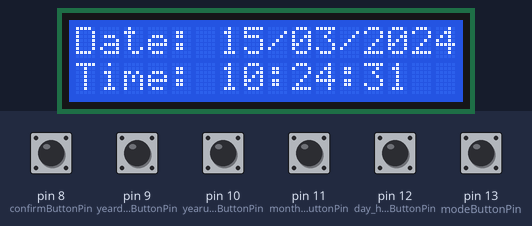
This sketch was run on a simulated Arduino Uno, built with avr-gcc and run on an emulated ATmega328P. On the bench: 16×2 character LCD. Wiring (from diagram.json): DS1307 clock at I2C address 0x68. The inputs (shaded band) are chosen by the test bench; at power-on: pin 8 (confirmButtonPin), pin 9 (yeardown_alarmButtonPin), pin 10 (yearup_secondButtonPin), pin 11 (month_minuteButtonPin), pin 12 (day_hourButtonPin), pin 13 (modeButtonPin) HIGH. The local clock reads 2024-03-15 10:24:30 at power-on unless the sketch sets it.

Above: at 1.2 s.
1.3 s: pin 13 (modeButtonPin) pulled LOW for 0.15 s
At 1.9 s:
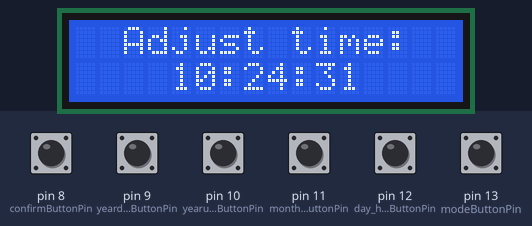
2.9 s: pin 8 (confirmButtonPin) pulled LOW for 0.15 s
At 3.8 s:
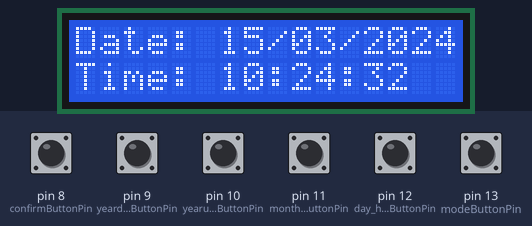
4.5 s: pin 13 (modeButtonPin) pulled LOW for 1 s
At 5.4 s:
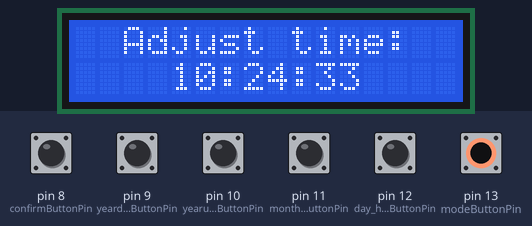
7.0 s: pin 13 (modeButtonPin) pulled LOW for 0.15 s
At 7.9 s:
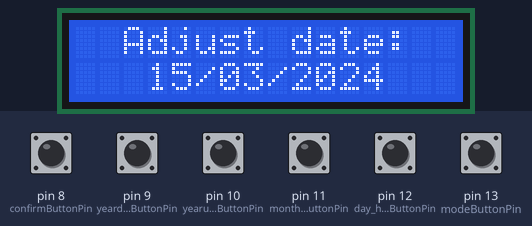
8.6 s: pin 13 (modeButtonPin) pulled LOW for 0.15 s
At 9.2 s:
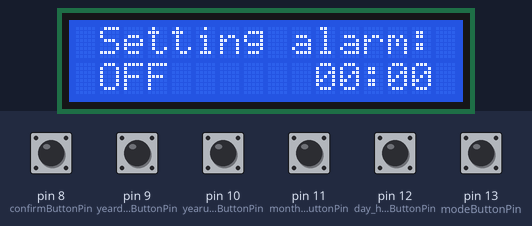
10.2 s: pin 11 (month_minuteButtonPin) pulled LOW for 0.15 s
At 10.5 s:
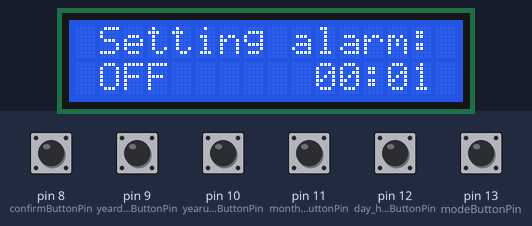
Timing chart, 0 to 12.8 s (numbered marks = the images above; inputs shaded):
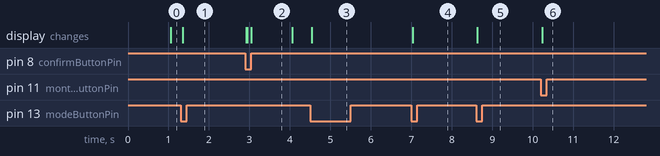

The sketch:

sketch.ino
```cpp
#include <Wire.h>
#include <LiquidCrystal_I2C.h>
const byte rtcDS1307 = 0x68; // địa chỉ mặc địch của DS1307 trong I2C
LiquidCrystal_I2C lcd(0x27,16,2);
const int modeButtonPin = 13; // Nút nhấn thay đổi chế độ nối với chân 13 của arduino
const int day_hourButtonPin = 12; // Nút nhấn tăng ngày/giờ nối với chân 12 của arduino
const int month_minuteButtonPin = 11; // Nút nhấn tăng tháng/phút nối với chân 11 của arduino
const int yearup_secondButtonPin = 10; // Nút nhấn tăng năm/giây nối với chân 10 của arduino
const int yeardown_alarmButtonPin = 9; // Nút nhấn giảm năm/bật tắt báo thức nối với chân 9 của arduino
const int confirmButtonPin = 8; // Nút nhấn hoàn tất điều chỉnh nối với chân 8 của arduino
const int buzzerPin = 7; // Buzzer nối với chân 7 của arduino
int second, minute, hour, day, month, year;
int alarm_hour = 0, alarm_minute = 0, alarm_state = 0;
int temp_hour,temp_minute,temp_state;
int mode = 0;
// trạng thái gần nhất của các chân nối với các nút bấm
int prev_modeButtonValue = HIGH;
int prev_day_hourButtonValue = HIGH;
int prev_month_minuteButtonValue = HIGH;
int prev_yearup_secondButtonValue = HIGH;
int prev_yeardown_alarmButtonValue = HIGH;
int prev_confirmButtonValue = HIGH;
int finishAlarm = 0;

int bcd2dec(byte num);
void readDS1307();
void setTimeRTC(int _second,int _minute,int _hour);
void setDateRTC(int _day,int _month,int _year);
void displayLCDCurrentTime();
void displayLCDDateAdjusted();
void displayLCDTimeAdjusted();
void displayLCDAlarmSetting();
void setAlarm();

void setup() {
  Wire.begin();
  lcd.init();
  lcd.backlight();
  pinMode(modeButtonPin, INPUT_PULLUP);
  pinMode(day_hourButtonPin, INPUT_PULLUP);
  pinMode(month_minuteButtonPin, INPUT_PULLUP);
  pinMode(yearup_secondButtonPin, INPUT_PULLUP);
  pinMode(yeardown_alarmButtonPin, INPUT_PULLUP);
  pinMode(confirmButtonPin, INPUT_PULLUP);
  pinMode(buzzerPin,OUTPUT);
}
void loop() {
  int modeButtonValue = digitalRead(modeButtonPin);
  if(modeButtonValue != prev_modeButtonValue) {
    // Nếu nhấn nút chuyển chế độ
    if(modeButtonValue == LOW) {
      mode++;
      if(mode == 3) {
        temp_hour = alarm_hour;
        temp_minute = alarm_minute;
        temp_state = alarm_state;
      }
      lcd.clear();
      finishAlarm = 1;
    }
    prev_modeButtonValue = modeButtonValue;
  }

  // Chế độ hiển thị ngày giờ
  if(mode == 0) {
    readDS1307();
    displayLCDCurrentTime();
    if(hour == alarm_hour && minute == alarm_minute && second == 0) finishAlarm = 0;
    if(alarm_state == 1 && !finishAlarm) {
      if(alarm_minute <= 50) {
        if(hour == alarm_hour && minute >= alarm_minute && minute < alarm_minute + 10) tone(buzzerPin,200);
        else {
          finishAlarm = 1;
          noTone(buzzerPin);
        }
      }
      else {
        if((hour == alarm_hour && minute >= alarm_minute) || (hour == alarm_hour + 1 && minute < alarm_minute - 50))
          tone(buzzerPin,200);
        else {
          finishAlarm = 1;
          noTone(buzzerPin);
        }
      }
    }
    else noTone(buzzerPin);

    int confirmButtonValue = digitalRead(confirmButtonPin);
    if(confirmButtonValue != prev_confirmButtonValue) {
      if(confirmButtonValue == LOW) finishAlarm = 1;
      prev_confirmButtonValue = confirmButtonValue;
    }

  }
  // Chế độ điều chỉnh giờ
  else if(mode == 1) {
    displayLCDTimeAdjusted();
    int day_hourButtonValue = digitalRead(day_hourButtonPin);
    if(day_hourButtonValue != prev_day_hourButtonValue) {
      if(day_hourButtonValue == LOW) {
        hour++;
        if(hour == 24) hour = 0;
      }
      prev_day_hourButtonValue = day_hourButtonValue;
    }

    int month_minuteButtonValue = digitalRead(month_minuteButtonPin);
    if(month_minuteButtonValue != prev_month_minuteButtonValue) {
      if(month_minuteButtonValue == LOW) {
        minute++;
        if(minute == 60) minute = 0;
      }
      prev_month_minuteButtonValue = month_minuteButtonValue;
    }

    int yearup_secondButtonValue = digitalRead(yearup_secondButtonPin);
    if(yearup_secondButtonValue != prev_yearup_secondButtonValue) {
      if(yearup_secondButtonValue == LOW) {
        second++;
        if(second == 60) second = 0;
      }
      prev_yearup_secondButtonValue = yearup_secondButtonValue;
    }

    int confirmButtonValue = digitalRead(confirmButtonPin);
    if(confirmButtonValue != prev_confirmButtonValue) {
      if(confirmButtonValue == LOW) {
        setTimeRTC(second,minute,hour);
        mode = 0;
        lcd.clear();
      }
      prev_confirmButtonValue = confirmButtonValue;
    }
  }
  // Chế đó điều chỉnh ngày
  else if(mode == 2) {
    displayLCDDateAdjusted();
    int day_hourButtonValue = digitalRead(day_hourButtonPin);
    if(day_hourButtonValue != prev_day_hourButtonValue) {
      if(day_hourButtonValue == LOW) {
        day++;
        int daylimit[] = {32,29,32,31,32,31,32,32,31,32,31,32};
        if(year % 4 == 0) daylimit[1] = 30;
        if(day == daylimit[month-1]) day = 1;
      }
      prev_day_hourButtonValue = day_hourButtonValue;
    }

    int month_minuteButtonValue = digitalRead(month_minuteButtonPin);
    if(month_minuteButtonValue != prev_month_minuteButtonValue) {
      if(month_minuteButtonValue == LOW) {
        month++;
        if(month == 13) minute = 1;
      }
      prev_month_minuteButtonValue = month_minuteButtonValue;
    }

    int yearup_secondButtonValue = digitalRead(yearup_secondButtonPin);
    if(yearup_secondButtonValue != prev_yearup_secondButtonValue) {
      if(yearup_secondButtonValue == LOW) {
        year++;
        if(year == 2100) second = 2000;
      }
      prev_yearup_secondButtonValue = yearup_secondButtonValue;
    }

    int yeardown_alarmButtonValue = digitalRead(yeardown_alarmButtonPin);
    if(yeardown_alarmButtonValue != prev_yeardown_alarmButtonValue) {
      if(yeardown_alarmButtonValue == LOW) {
        year--;
        if(year == 1999) year = 2000;
      }
      prev_yeardown_alarmButtonValue = yeardown_alarmButtonValue;
    }

    int confirmButtonValue = digitalRead(confirmButtonPin);
    if(confirmButtonValue != prev_confirmButtonValue) {
      if(confirmButtonValue == LOW) {
        setDateRTC(day,month,year);
        mode = 0;
        lcd.clear();
      }
      prev_confirmButtonValue = confirmButtonValue;
    }
  }
  // Chế đố cài báo thức
  else if(mode == 3) {
    displayLCDAlarmSetting();
    int day_hourButtonValue = digitalRead(day_hourButtonPin);
    if(day_hourButtonValue != prev_day_hourButtonValue) {
      if(day_hourButtonValue == LOW) {
        temp_hour++;
        if(temp_hour == 24) hour = 0;
      }
      prev_day_hourButtonValue = day_hourButtonValue;
    }

    int month_minuteButtonValue = digitalRead(month_minuteButtonPin);
    if(month_minuteButtonValue != prev_month_minuteButtonValue) {
      if(month_minuteButtonValue == LOW) {
        temp_minute++;
        if(temp_minute == 60) temp_minute = 0;
      }
      prev_month_minuteButtonValue = month_minuteButtonValue;
    }

    int yeardown_alarmButtonValue = digitalRead(yeardown_alarmButtonPin);
    if(yeardown_alarmButtonValue != prev_yeardown_alarmButtonValue) {
      if(yeardown_alarmButtonValue == LOW) temp_state = 1 - temp_state;
      prev_yeardown_alarmButtonValue = yeardown_alarmButtonValue;
    }

    int confirmButtonValue = digitalRead(confirmButtonPin);
    if(confirmButtonValue != prev_confirmButtonValue) {
      if(confirmButtonValue == LOW) {
        setAlarm();
        mode = 0;
        lcd.clear();
      }
      prev_confirmButtonValue = confirmButtonValue;
    }
  }
  else mode = 0;
}
// Chuyển đổi mã bcd sang nhị phân và ngược lại để truyền nhân dữ liệu
int bcd2dec(byte num) {
  return ((num/16 * 10) + (num % 16));
}
int dec2bcd(byte num) {
  return ((num/10 * 16) + (num % 10));
}
void printDigits(int digits){
  if(digits < 10) lcd.print('0');
  lcd.print(digits);
}
// Đọc giá trị ngày giờ từ DS1307 ra các biến
void readDS1307() {
  Wire.beginTransmission(rtcDS1307);
  Wire.write((byte)0x00); // Đưa con trỏ thanh ghi về thanh ghi giây (byte đầu trong chuỗi bit ghi dữ liệu kiểu I2C đến DS1307 là địa chỉ thanh ghi đầu tiên được đọc)
  Wire.endTransmission();
  Wire.requestFrom(rtcDS1307, 7); // Đọc 7 byte từ rtc

  second = bcd2dec(Wire.read() & 0x7f); // Bỏ bit 7 của thanh ghi second (bit trạng thái hoạt động của DS1307)
  minute = bcd2dec(Wire.read());
  hour   = bcd2dec(Wire.read() & 0x3f); // chế độ 24h.
  Wire.read(); // Bỏ qua byte của thanh ghi cho thứ
  day    = bcd2dec(Wire.read());
  month  = bcd2dec(Wire.read());
  year   = bcd2dec(Wire.read());
  year += 2000;
}
// Cài lại ngày giờ bằng cách sửa các giá trị của các thanh ghi ngày giờ của DS1307
void setTimeRTC(int _second,int _minute,int _hour) {
  Wire.beginTransmission(rtcDS1307);
  Wire.write(byte(0x00)); // đặt con trỏ thanh ghi về thanh ghi giây (0x00) của DS1307
  Wire.write(dec2bcd(_second));
  Wire.write(dec2bcd(_minute));
  Wire.write(dec2bcd(_hour));
  Wire.endTransmission();
}
void setDateRTC(int _day,int _month,int _year) {
  Wire.beginTransmission(rtcDS1307);
  Wire.write(byte(0x04)); // // đặt con trỏ thanh ghi về thanh ghi ngày của DS1307
  Wire.write(dec2bcd(_day));
  Wire.write(dec2bcd(_month));
  Wire.write(dec2bcd(_year - 2000));
  Wire.endTransmission();
}
// Hiển thị lên LCD
void displayLCDCurrentTime() {
  lcd.setCursor(0,0);
  lcd.print("Date: ");
  printDigits(day);
  lcd.print('/');
  printDigits(month);
  lcd.print('/');
  lcd.print(year);
  lcd.setCursor(0,1);
  lcd.print("Time: ");
  printDigits(hour);
  lcd.print(':');
  printDigits(minute);
  lcd.print(':');
  printDigits(second);
}
void displayLCDDateAdjusted() {
  lcd.setCursor(2,0);
  lcd.print("Adjust date:");
  lcd.setCursor(3,1);
  printDigits(day);
  lcd.print('/');
  printDigits(month);
  lcd.print('/');
  lcd.print(year);
}
void displayLCDTimeAdjusted() {
  lcd.setCursor(2,0);
  lcd.print("Adjust time:");
  lcd.setCursor(4,1);
  printDigits(hour);
  lcd.print(':');
  printDigits(minute);
  lcd.print(':');
  printDigits(second);
}
void displayLCDAlarmSetting() {
  lcd.setCursor(1,0);
  lcd.print("Setting alarm:");
  lcd.setCursor(1,1);
  if(temp_state == 0) lcd.print("OFF");
  else lcd.print("ON ");
  lcd.setCursor(10,1);
  printDigits(temp_hour);
  lcd.print(':');
  printDigits(temp_minute);
}
void setAlarm() {
  alarm_hour = temp_hour;
  alarm_minute = temp_minute;
  alarm_state = temp_state;
}
```

Measured:
- after the input at 1.3 s, the display: changes after 0.05 s (image 1)
- after the input at 2.9 s, the display: first changes at once (image 2 shows a later state)
- after the input at 4.5 s, the display: changes after 0.05 s (image 3)
- after the input at 7.0 s, the display: changes at once (image 4)
- after the input at 8.6 s, the display: changes at once (image 5)
- after the input at 10.2 s, the display: changes at once (image 6)
